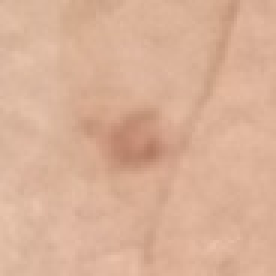
#> input picture test_img.jpg, 92 x 92 px, given as the content of the folder /content/drive/My Drive/模型data, which was not available (shown 3 times larger)
$ jupyter execute --allow-errors model_data_processing.ipynb   (shell and % lines are left out)   (text cells are left out)
#> lines starting #> are read from the running program, lines starting #| are printed output that depends on the picture; pictures that were not available may be replaced by others from this repository, and a replacement may not be noted
[cell 1]
# 掛載google雲端
from google.colab import drive
drive.mount('/content/drive')

[cell 2]
# 檢查雲端內容

[cell 3]
# 資料夾路徑
images_path = '/content/drive/My Drive/模型data'

[cell 4]
from PIL import Image
import os

# 定義圖片處理函數：將圖片轉換為 RGB 模式
def convert_to_rgb(image_path):
    image = Image.open(image_path)
#> image is the input picture: PIL image 92x92 RGB; mean R, G, B 217.4, 176.1, 151.3
    if image.mode != 'RGB':
        image = image.convert('RGB')
        image.save(image_path)

# 遍歷資料夾中的每張圖片並轉換為 RGB 模式
for filename in os.listdir(images_path):
    if filename.endswith(('.png', '.jpg', '.jpeg')): # 依照圖片格式改變
        img_path = os.path.join(images_path, filename)
        convert_to_rgb(img_path)

print("資料集中所有照片已成功轉換為 RGB 模式。")

[cell 5]
# 照片資料夾中每一張照片都分別旋轉90 180 270度變成新的一張後再儲存進資料夾中，資料夾的照片變四倍
# 會跑
from PIL import Image
import os

for filename in os.listdir(images_path):
    if filename.endswith(('.png', '.jpg', '.jpeg')):  # 依照圖片格式改變
        img_path = os.path.join(images_path, filename)

        # 讀取圖片
        img = Image.open(img_path)

        # 對每張圖片進行90, 180, 270度旋轉
        for angle in [90, 180, 270]:
            rotated_img = img.rotate(angle)

            # 新的文件名和路徑
            new_filename = f'{os.path.splitext(filename)[0]}_{angle}.jpg'
            new_img_path = os.path.join(images_path, new_filename)

            rotated_img.save(new_img_path) # 儲存旋轉完的照片
#> this loop made 3 passes
#> pass 1, `rotated_img = img.rotate(angle)`:
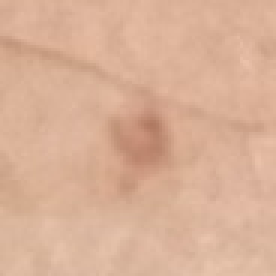
#> rotated_img: PIL image 92x92 RGB (shown 3 times larger); mean R, G, B 217.4, 176.1, 151.3
#> pass 2, `rotated_img = img.rotate(angle)`:
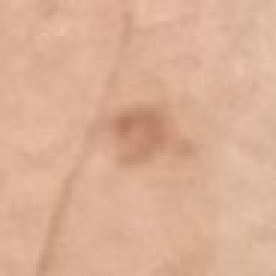
#> rotated_img: PIL image 92x92 RGB (shown 3 times larger); mean R, G, B 217.4, 176.1, 151.3
#> pass 3, `rotated_img = img.rotate(angle)`:
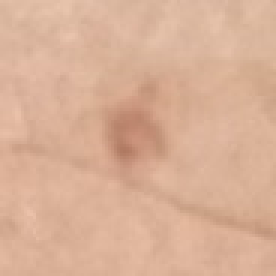
#> rotated_img: PIL image 92x92 RGB (shown 3 times larger); mean R, G, B 217.4, 176.1, 151.3

print("圖片處理完成。")

[cell 6]
# 將資料夾中每一張照片都變形後變成一張新的照片儲存進資料夾中，資料夾的照片變兩倍
import imgaug.augmenters as iaa
import numpy as np


# 圖片變形函數
def apply_image_distortion(image_array):
    seq = iaa.Sequential([
        iaa.Affine(translate_percent={"x": (-0.1, 0.1), "y": (-0.1, 0.1)}, rotate=(-10, 10))
    ])
    distorted_image = seq(image = image_array)
    return distorted_image

# 遍歷資料夾中的每張圖片
#> (the rest of this cell did not finish here and is left out)

[cell 7]
# 將資料夾中每一張照片都變暗變成一張新的照片儲存進資料夾中，資料夾照片變兩倍
from PIL import ImageEnhance, Image

# 定義函數：將圖片變暗
def darken_image(image):
    enhancer = ImageEnhance.Brightness(image)
    darkened_image = enhancer.enhance(0.5)  # 0.5 表示將亮度降低為原始的一半
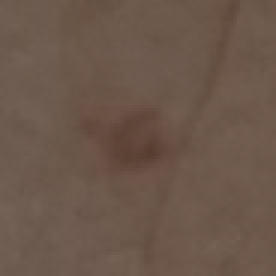
#> darkened_image: PIL image 92x92 RGB (shown 3 times larger); mean R, G, B 108.4, 87.8, 75.4
    return darkened_image

# 遍歷資料夾中的每張圖片
for filename in os.listdir(images_path):
    if filename.endswith(('.png', '.jpg', '.jpeg')):  # 可以根據需要添加其他圖片格式
        img_path = os.path.join(images_path, filename)

        # 讀取圖片
        img = Image.open(img_path)

        # 將圖片變暗
        darkened_img = darken_image(img)

        # 構建新的文件名和路徑
        new_filename = f'darkened_{filename}'
#> new_filename = 'darkened_test_img.jpg'
        new_img_path = os.path.join(images_path, new_filename)

        # 保存變暗後的圖片
        darkened_img.save(new_img_path)

print("圖片變暗處理完成。")

[cell 8]
# 將資料夾中每一張照片都模糊化變成一張新的照片儲存進資料夾中，資料夾照片變兩倍
from PIL import ImageFilter

# 定義函數：應用高斯模糊
def apply_gaussian_blur(image):
    sigma = np.random.uniform(1, 3)  # 隨機選擇標準差以增加多樣性
    blurred_image = image.filter(ImageFilter.GaussianBlur(sigma))
    return blurred_image

# 遍歷資料夾中的每張圖片
for filename in os.listdir(images_path):
    if filename.endswith(('.png', '.jpg', '.jpeg')):  # 可以根據需要添加其他圖片格式
        img_path = os.path.join(images_path, filename)

        # 讀取圖片
        img = Image.open(img_path)

        # 應用高斯模糊
        blurred_img = apply_gaussian_blur(img)

        # 構建新的文件名和路徑
        new_filename = f'blurred_{filename}'
#> new_filename = 'blurred_test_img.jpg'
        new_img_path = os.path.join(images_path, new_filename)

        # 保存模糊化後的圖片
        blurred_img.save(new_img_path)

print("圖片模糊化處理完成。")

[cell 9]
# 將照片資料集做處理，調成28X28
# 設定新的照片大小
new_size = (28, 28)

# 遍歷資料夾中的每張圖片
for idx, filename in enumerate(os.listdir(images_path)):
    if filename.endswith(('.png', '.jpg', '.jpeg')):  # 可以根據需要添加其他圖片格式
        img_path = os.path.join(images_path, filename)

        img_path = os.path.join(images_path, filename)

        # 讀取圖片
        img = Image.open(img_path)

        # 格式化為新的大小
        img_resized = img.resize(new_size)
#> `flattened_image_array = image_array.flatten()`: flattened_image_array = 2352 values, max 233 at index 2304, min 94 at index 1307, mean 181.7
#> `df_temp = pd.DataFrame(flattened_image_array.reshape(1, -1), columns=[..`: df_temp = table of 1 rows and 2352 columns

        # 覆盖原始圖片
        img_resized.save(img_path)

print("圖片格式化處理完成。")

[cell 10]
import os
from PIL import Image
import pandas as pd
import numpy as np

# 初始化Dataframe來儲存數據
df = pd.DataFrame(columns=['pixel{:04d}'.format(i) for i in range(28 * 28 * 3)] + ['label'])

# 遍歷每張照片
#> (the rest of this cell did not finish here and is left out)
